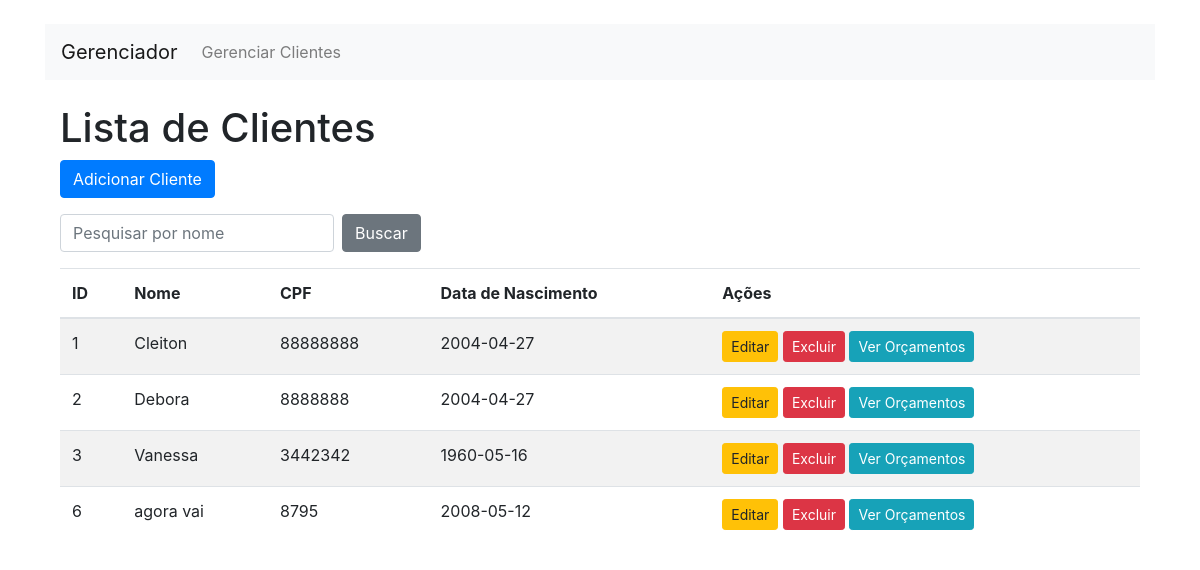
Before: /index.php?entity=cliente with the older database file.
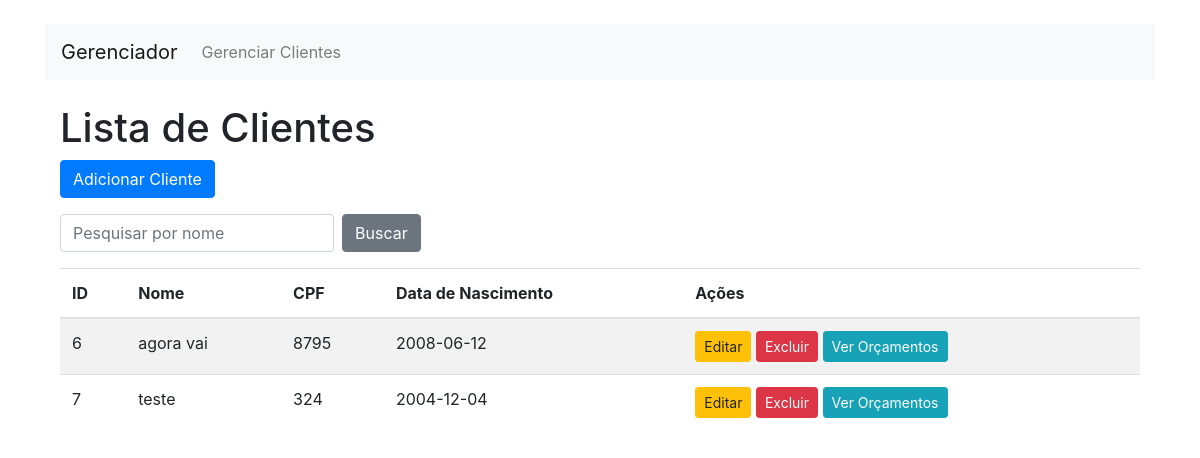
After: the same page with the newer database file.
### tables this page shows
CREATE TABLE cliente (
    ID INTEGER PRIMARY KEY AUTOINCREMENT,
    Nome TEXT NOT NULL,
    CPF TEXT NOT NULL,
    DataNascimento TEXT NOT NULL
);

### Config/database.php (called while the page is built, shortened)
<?php
class Database {
    private $connection;
    public function __construct() {
        $this->connection = new PDO('sqlite:./database.sqlite');
        $this->connection->setAttribute(PDO::ATTR_ERRMODE, PDO::ERRMODE_EXCEPTION);
    }
    public function getConnection() {
        return $this->connection;
    }
}
?>

### Controllers/clienteController.php (called while the page is built, shortened)
<?php
require_once 'models/Cliente.php';
class ClienteController {
    public function read() {
        $cliente = new Cliente();
        return $cliente->read();
    }
}
?>

### Models/cliente.php (called while the page is built, shortened)
<?php
require_once 'config/database.php';
class Cliente {
    private $connection;
    private $table = "cliente";
    public function __construct() {
        $this->connection = (new Database())->getConnection();
    }
    public function read() {
        $query = "SELECT * FROM " . $this->table;
        $stmt = $this->connection->prepare($query);
        $stmt->execute();
        return $stmt->fetchAll(PDO::FETCH_ASSOC);
    }
}
?>

### Views/cliente/index.php (the view, shortened to what this page needs)
<!DOCTYPE html>
<html lang="pt-BR">
<head>
    <link rel="stylesheet" href="https://maxcdn.bootstrapcdn.com/bootstrap/4.5.2/css/bootstrap.min.css">
</head>
<body>
    <div class="container mt-4">
        <h1>Lista de Clientes</h1>
        <div class="mb-3">
            <a href="index.php?entity=cliente&action=create" class="btn btn-primary">Adicionar Cliente</a>
        </div>
        <form method="get" action="index.php" class="form-inline mb-3">
            <input type="text" name="search" class="form-control mr-2" placeholder="Pesquisar por nome">
            <input type="submit" class="btn btn-secondary" value="Buscar">
        </form>
        <table class="table table-striped">
            <thead>
                <tr>
                    <th>ID</th>
                    <th>Nome</th>
                    <th>CPF</th>
                    <th>Data de Nascimento</th>
                    <th>Ações</th>
                </tr>
            </thead>
            <tbody>
                <?php if (!empty($clientes)) { ?>
                    <?php foreach ($clientes as $cliente) { ?>
                        <tr>
                            <td><?php echo htmlspecialchars($cliente['ID']); ?></td>
                            <td><?php echo htmlspecialchars($cliente['Nome']); ?></td>
                            <td><?php echo htmlspecialchars($cliente['CPF']); ?></td>
                            <td><?php echo htmlspecialchars($cliente['DataNascimento']); ?></td>
                            <td>
                                <a href="index.php?entity=cliente&action=edit&id=<?php echo urlencode($cliente['ID']); ?>" class="btn btn-warning btn-sm">Editar</a>
                                <a href="index.php?entity=cliente&action=delete&id=<?php echo urlencode($cliente['ID']); ?>" class="btn btn-danger btn-sm" onclick="return confirm('Tem certeza que deseja excluir?')">Excluir</a>
                                <a href="index.php?entity=orcamento&cliente_id=<?php echo urlencode($cliente['ID']); ?>" class="btn btn-info btn-sm">Ver Orçamentos</a>
                            </td>
                        </tr>
                    <?php } ?>
                <?php } else { ?>
                    <tr>
                        <td colspan="5" class="text-center">Nenhum cliente encontrado.</td>
                    </tr>
                <?php } ?>
            </tbody>
        </table>
    </div>
</body>
</html>

### index.php (shortened to what this page needs)
<?php
require_once 'controllers/ClienteController.php';
require_once 'config/database.php';
$database = new Database();
$db = $database->getConnection();
$clienteController = new ClienteController($db);
$action = isset($_GET['action']) ? $_GET['action'] : '';
$entity = isset($_GET['entity']) ? $_GET['entity'] : '';
?>
<!DOCTYPE html>
<html lang="pt-BR">
<head>
    <link rel="stylesheet" href="https://maxcdn.bootstrapcdn.com/bootstrap/4.5.2/css/bootstrap.min.css">
</head>
<body>
    <div class="container mt-4">
        <header>
            <nav class="navbar navbar-expand-lg navbar-light bg-light">
                <a class="navbar-brand" href="index.php">Gerenciador</a>
                <div class="collapse navbar-collapse" id="navbarNav">
                    <ul class="navbar-nav">
                        <li class="nav-item">
                            <a class="nav-link" href="index.php?entity=cliente">Gerenciar Clientes</a>
                        </li>
                    </ul>
                </div>
            </nav>
        </header>
        <main>
            <?php
            switch ($entity) {
                case 'cliente':
                    switch ($action) {
                        default:
                            $clientes = $clienteController->read();
                            include 'views/cliente/index.php';
                            break;
                    }
                    break;
            }
            ?>
        </main>
    </div>
</body>
</html>

Changed rows visible on the page:
removed cliente: ID "1", Nome "Cleiton", CPF "88888888", DataNascimento "2004-04-27"
removed cliente: ID "2", Nome "Debora", CPF "8888888", DataNascimento "2004-04-27"
removed cliente: ID "3", Nome "Vanessa", CPF "3442342", DataNascimento "1960-05-16"
changed cliente "agora vai": DataNascimento "2008-05-12" → "2008-06-12"
added cliente: ID "7", Nome "teste", CPF "324", DataNascimento "2004-12-04"
